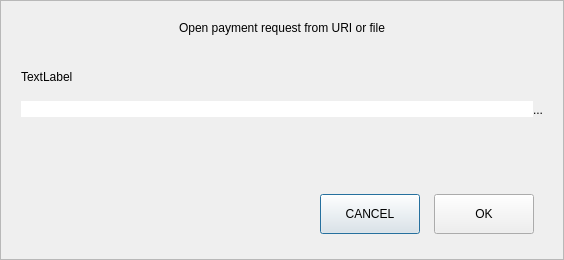
<?xml version="1.0" encoding="UTF-8"?>
<ui version="4.0">
 <class>OpenURIDialog</class>
 <widget class="QDialog" name="OpenURIDialog">
  <property name="geometry">
   <rect>
    <x>0</x>
    <y>0</y>
    <width>564</width>
    <height>260</height>
   </rect>
  </property>
  <property name="windowTitle">
   <string>Open URI</string>
  </property>
  <layout class="QVBoxLayout" name="verticalLayout">
   <property name="spacing">
    <number>0</number>
   </property>
   <property name="leftMargin">
    <number>0</number>
   </property>
   <property name="topMargin">
    <number>0</number>
   </property>
   <property name="rightMargin">
    <number>0</number>
   </property>
   <property name="bottomMargin">
    <number>0</number>
   </property>
   <item>
    <widget class="QFrame" name="frame">
     <property name="frameShape">
      <enum>QFrame::StyledPanel</enum>
     </property>
     <property name="frameShadow">
      <enum>QFrame::Raised</enum>
     </property>
     <layout class="QVBoxLayout" name="verticalLayout_2">
      <property name="spacing">
       <number>5</number>
      </property>
      <property name="leftMargin">
       <number>20</number>
      </property>
      <property name="topMargin">
       <number>20</number>
      </property>
      <property name="rightMargin">
       <number>20</number>
      </property>
      <property name="bottomMargin">
       <number>16</number>
      </property>
      <item>
       <widget class="QLabel" name="labelTitle">
        <property name="text">
         <string>Open payment request from URI or file</string>
        </property>
        <property name="alignment">
         <set>Qt::AlignCenter</set>
        </property>
       </widget>
      </item>
      <item>
       <spacer name="verticalSpacer_2">
        <property name="orientation">
         <enum>Qt::Vertical</enum>
        </property>
        <property name="sizeType">
         <enum>QSizePolicy::Fixed</enum>
        </property>
        <property name="sizeHint" stdset="0">
         <size>
          <width>20</width>
          <height>30</height>
         </size>
        </property>
       </spacer>
      </item>
      <item>
       <widget class="QLabel" name="labelSubtitle">
        <property name="text">
         <string>TextLabel</string>
        </property>
       </widget>
      </item>
      <item>
       <layout class="QHBoxLayout" name="horizontalLayout">
        <property name="spacing">
         <number>0</number>
        </property>
        <item>
         <widget class="QValidatedLineEdit" name="uriEdit">
          <property name="styleSheet">
           <string notr="true">#uriEdit{
	border-top-right-radius:0px;
	border-bottom-right-radius:0px;
}</string>
          </property>
         </widget>
        </item>
        <item>
         <widget class="QPushButton" name="selectFileButton">
          <property name="minimumSize">
           <size>
            <width>0</width>
            <height>41</height>
           </size>
          </property>
          <property name="toolTip">
           <string>Select payment request file</string>
          </property>
          <property name="styleSheet">
           <string notr="true">#selectFileButton{
	border-top-left-radius:0px;
	border-bottom-left-radius:0px;
}</string>
          </property>
          <property name="text">
           <string notr="true">...</string>
          </property>
          <property name="autoDefault">
           <bool>false</bool>
          </property>
         </widget>
        </item>
       </layout>
      </item>
      <item>
       <spacer name="verticalSpacer">
        <property name="orientation">
         <enum>Qt::Vertical</enum>
        </property>
        <property name="sizeHint" stdset="0">
         <size>
          <width>20</width>
          <height>40</height>
         </size>
        </property>
       </spacer>
      </item>
      <item>
       <widget class="QWidget" name="widget" native="true">
        <property name="minimumSize">
         <size>
          <width>0</width>
          <height>50</height>
         </size>
        </property>
        <layout class="QHBoxLayout" name="horizontalLayout_2">
         <property name="spacing">
          <number>14</number>
         </property>
         <item>
          <spacer name="horizontalSpacer">
           <property name="orientation">
            <enum>Qt::Horizontal</enum>
           </property>
           <property name="sizeHint" stdset="0">
            <size>
             <width>289</width>
             <height>20</height>
            </size>
           </property>
          </spacer>
         </item>
         <item>
          <widget class="QPushButton" name="pushButtonCancel">
           <property name="minimumSize">
            <size>
             <width>100</width>
             <height>40</height>
            </size>
           </property>
           <property name="text">
            <string>CANCEL</string>
           </property>
          </widget>
         </item>
         <item>
          <widget class="QPushButton" name="pushButtonOK">
           <property name="minimumSize">
            <size>
             <width>100</width>
             <height>40</height>
            </size>
           </property>
           <property name="text">
            <string>OK</string>
           </property>
          </widget>
         </item>
        </layout>
       </widget>
      </item>
     </layout>
    </widget>
   </item>
  </layout>
 </widget>
 <customwidgets>
  <customwidget>
   <class>QValidatedLineEdit</class>
   <extends>QLineEdit</extends>
   <header>qvalidatedlineedit.h</header>
  </customwidget>
 </customwidgets>
 <resources/>
 <connections/>
</ui>
